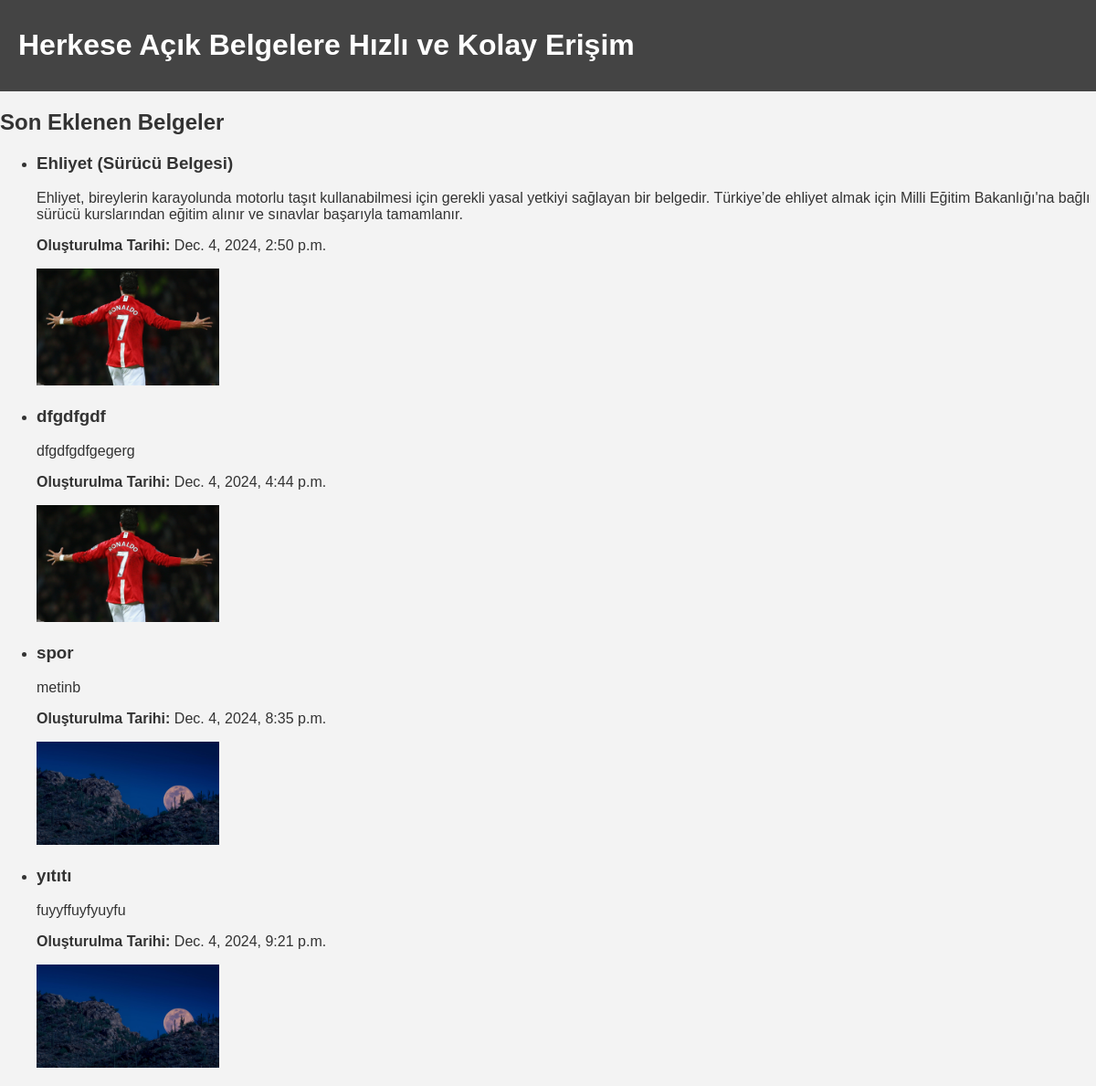
The page / on the database its author committed.
### myapp/models.py (models this page shows, shortened)
class Document(models.Model):
    name = models.CharField(max_length=200)  # Belge adı
    description = models.TextField()  # Açıklama
    image = models.ImageField(upload_to='documents/')  # Görsel
    steps = models.TextField()  # Belge alma adımları
    created_at = models.DateTimeField(auto_now_add=True)  # Oluşturulma tarihi

### myapp/views.py (the view)
# urls.py: path('', views.index, name='index'),  # Ana sayfa URL'si
def index(request):
    documents = Document.objects.all()
    context = {
        'documents': documents,
    }
    return render(request, 'index.html', context)

### myapp/templates/index.html (shortened to what this page needs)
{% load static %}
<!DOCTYPE html>
<html lang="en">
<head>
    <link rel="stylesheet" href="{% static 'css/style.css' %}">
</head>
<body>
    <header>
        <h1>Herkese Açık Belgelere Hızlı ve Kolay Erişim</h1>
    </header>
    <main>
        <section>
            <h2>Son Eklenen Belgeler</h2>
            <ul>
                {% for document in documents %}
                    <li>
                        <h3>{{ document.name }}</h3>
                        <p>{{ document.description }}</p>
                        <p><strong>Oluşturulma Tarihi:</strong> {{ document.created_at }}</p>
                        {% if document.image %}
                            <img src="{{ document.image.url }}" alt="{{ document.name }}" width="200">
                        {% endif %}
                    </li>
                {% endfor %}
            </ul>
        </section>
    </main>
</body>
</html>

### myapp/static/css/style.css (style rules this page uses)
body { margin: 0; font-family: Arial, sans-serif; background-color: #f3f3f3; color: #333; }
header { background-color: #444; color: white; padding: 10px 20px; }

### rows shown on the page
Document: name "Ehliyet (Sürücü Belgesi)", description "Ehliyet, bireylerin karayolunda motorlu taşıt kullanabilmesi için gerekli yasal yetkiyi sağlayan bir belgedir. Türkiye’de ehliyet almak için Milli Eğitim Bakanlığı'na bağlı sürücü kurslarından eğitim alınır ve sınavlar başarıyla tamamlanır.", created_at "Dec. 4, 2024, 2:50 p.m.", image (picture)
Document: name "dfgdfgdf", description "dfgdfgdfgegerg", created_at "Dec. 4, 2024, 4:44 p.m.", image (picture)
Document: name "spor", description "metinb", created_at "Dec. 4, 2024, 8:35 p.m.", image (picture)
Document: name "yıtıtı", description "fuyyffuyfyuyfu", created_at "Dec. 4, 2024, 9:21 p.m.", image (picture)
